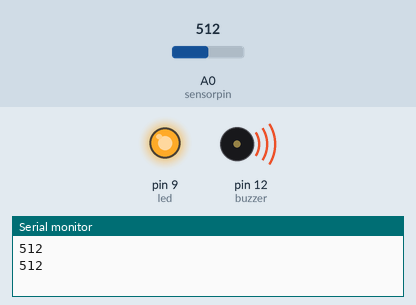
This sketch was run on a simulated Arduino Uno, built with avr-gcc and run on an emulated ATmega328P. Parts: output pins drawn as LEDs (lit = HIGH), buzzer (waves = sounding, pin HIGH), the last lines printed to the serial monitor. Inputs (shaded band) come from the test bench; at power-on: A0 (sensorpin) = 512.

Above: at 1.8 s.
1.9 s: A0 (sensorpin) set to 941
3.4 s: A0 (sensorpin) set to 964
At 4.4 s:
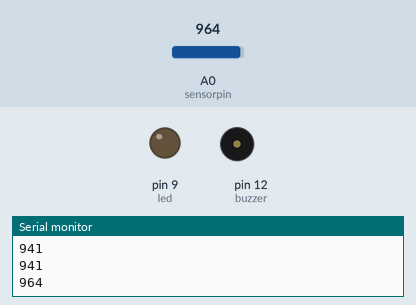
5.5 s: A0 (sensorpin) set to 940
At 6.9 s:
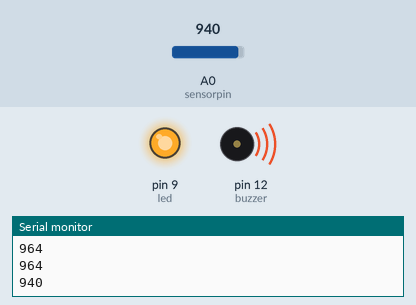
7.4 s: A0 (sensorpin) set to 960
At 8.5 s:
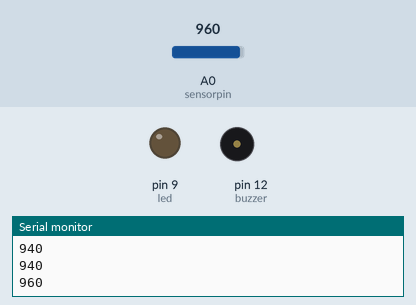
Timing chart, 0 to 10.4 s (numbered marks = the images above; inputs shaded):
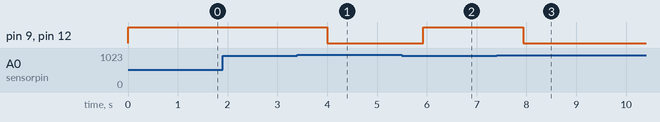

The sketch:

flame.ino
```cpp
#include<SoftwareSerial.h>
int sensorpin=A0;
int sensorvalue=0;
int led=9;
int buzzer=12;
void setup()
{
  pinMode(led,OUTPUT);
  pinMode(buzzer,OUTPUT);
  Serial.begin(9600);
}
void loop()
{
  sensorvalue=analogRead(sensorpin);
  Serial.println(sensorvalue);
  if(sensorvalue<950)
  {
  digitalWrite(buzzer,HIGH);
  digitalWrite(led,HIGH);
  delay(1000);
  }
  else
  {
    digitalWrite(buzzer,LOW);
  digitalWrite(led,LOW);
  delay(sensorvalue);
  }
}
```

Measured:
- the behaviour switches between 949 and 950 on A0 (sensorpin) (found by bisection; images 0 and 1)
- after the input at 3.4 s, pin 9 (led), pin 12 (buzzer): HIGH → LOW after 0.60 s
- after the input at 5.5 s, pin 9 (led), pin 12 (buzzer): LOW → HIGH after 0.43 s
- after the input at 7.4 s, pin 9 (led), pin 12 (buzzer): HIGH → LOW after 0.53 s
